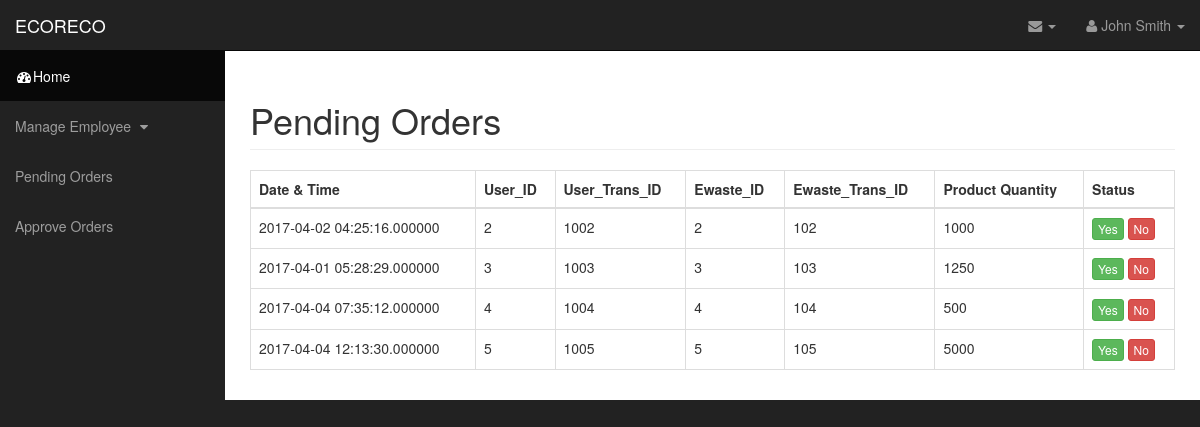
The app's page /pendingorders.php with its own data.
### tables this page shows
CREATE TABLE `pendingdetails` (
  `datetime` datetime(6) NOT NULL,
  `uid` int(10) NOT NULL,
  `utid` int(10) NOT NULL,
  `eid` int(10) NOT NULL,
  `etid` int(10) NOT NULL,
  `productdeatils` varchar(10) NOT NULL
);

### pendingorders.php (the view, shortened to what this page needs)
<?php
    include 'dbConfig.php';
?>
<!DOCTYPE html>
<html lang="en">
<head>
    <link href="css/bootstrap.min.css" rel="stylesheet">
    <link href="css/sb-admin.css" rel="stylesheet">
    <link href="css/plugins/morris.css" rel="stylesheet">
    <link href="font-awesome/css/font-awesome.min.css" rel="stylesheet" type="text/css">
</head>
<body>
    <div id="wrapper">
        <nav class="navbar navbar-inverse navbar-fixed-top" role="navigation">
            <div class="navbar-header">
                <a class="navbar-brand" href="home.php">ECORECO</a>
            </div>
            <ul class="nav navbar-right top-nav">
                <li class="dropdown">
                    <a href="#" class="dropdown-toggle" data-toggle="dropdown"><i class="fa fa-envelope"></i> <b class="caret"></b></a>
                </li>
                <li class="dropdown">
                    <a href="#" class="dropdown-toggle" data-toggle="dropdown"><i class="fa fa-user"></i> John Smith <b class="caret"></b></a>
                </li>
            </ul>
            <div class="collapse navbar-collapse navbar-ex1-collapse">
                <ul class="nav navbar-nav side-nav">
                    <li class="active">
                        <a href="home.php"><i class="fa fa-fw fa-dashboard"></i>Home</a>
                    </li>
                    <li>
                        <a href="javascript:;" data-toggle="collapse" data-target="#demo"></i> Manage Employee <i class="fa fa-fw fa-caret-down"></i></a>
                    </li>
                    <li>
                        <a href="pendingorders.php" data-toggle="collapse" data-target="#demo"></i> Pending Orders </a>
                    </li>
                    <li>
                        <a href="approveorder.php" data-toggle="collapse" data-target="#demo"></i> Approve Orders </a>
                    </li>
                </ul>
            </div>
        </nav>
        <div id="page-wrapper">
            <div class="container-fluid">
                <div class="row">
                    <div class="col-lg-12">
                        <h1 class="page-header">
                           Pending Orders</h1>
                           <div class="table-responsive">
                            <table class="table table-bordered table-hover">
                                <thead>
                                    <tr>
                                        <th>Date & Time</th>
                                        <th>User_ID</th>
                                        <th>User_Trans_ID</th>
                                        <th>Ewaste_ID</th>
                                        <th>Ewaste_Trans_ID</th>
                                        <th>Product Quantity</th>
                                        <th>Status</th>
                                    </tr>
                                </thead>
                                <tbody>
                                    <?php
                                        $query = $db->query("SELECT * FROM pendingdetails");
                                        if($query->num_rows > 0){
                                            while($row = $query->fetch_assoc()){
                                    ?>
                                    <tr>
                                        <td><?php echo $row['datetime']; ?></td>
                                        <td><?php echo $row['uid']; ?></td>
                                        <td><?php echo $row['utid']; ?></td>
                                        <td><?php echo $row['eid']; ?></td>
                                        <td><?php echo $row['etid']; ?></td>
                                        <td><?php echo $row['productdeatils']; ?></td>
          <td><a href="pendingorders.php?idy=<?php echo $row['uid']; ?>" class="btn btn-xs btn-success">Yes</a>
          <a href="pendingorders.php?idn=<?php echo $row['uid']; ?>" class="btn btn-xs btn-danger">No</a></td>
                                    </tr>
                                    <?php } } else {?>
                                    <tr><td colspan="7">No Pending Orders Found</td></tr>
                                    <?php } ?>
                                </tbody>
                            </table>
                        </div>
                    </div>
                </div>
            </div>
        </div>
    </div>
</body>
</html>

### css/sb-admin.css (style rules this page uses)
body { margin-top: 100px; background-color: #222; }
@media (min-width:768px) { body { margin-top: 50px; } }
#wrapper { padding-left: 0; }
#page-wrapper { width: 100%; padding: 0; background-color: #fff; }
@media (min-width:768px) { #wrapper { padding-left: 225px; } }
@media (min-width:768px) { #page-wrapper { padding: 10px; } }
.top-nav { padding: 0 15px; }
.top-nav>li { display: inline-block; float: left; }
.top-nav>li>a { padding-top: 15px; padding-bottom: 15px; line-height: 20px; color: #999; }
@media (min-width:768px) { .side-nav { position: fixed; top: 51px; left: 225px; width: 225px; margin-left: -225px; border: none; border-radius: 0; overflow-y: auto; background-color: #222; bottom: 0; overflow-x: hidden; padding-bottom: 40px; } }
@media (min-width:768px) { .side-nav>li>a { width: 225px; } }

### records on screen
pendingdetails: datetime "2017-04-02 04:25:16.000000", uid "2", utid "1002", eid "2", etid "102", productdeatils "1000"
pendingdetails: datetime "2017-04-01 05:28:29.000000", uid "3", utid "1003", eid "3", etid "103", productdeatils "1250"
pendingdetails: datetime "2017-04-04 07:35:12.000000", uid "4", utid "1004", eid "4", etid "104", productdeatils "500"
pendingdetails: datetime "2017-04-04 12:13:30.000000", uid "5", utid "1005", eid "5", etid "105", productdeatils "5000"
